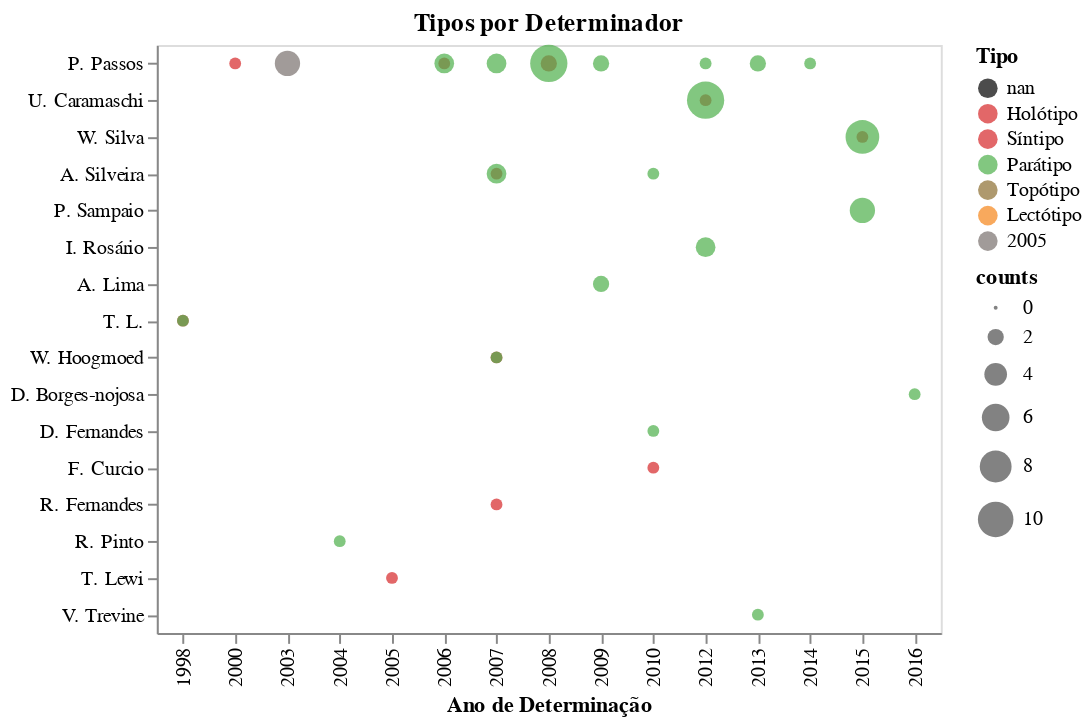

The code cell stored with this chart in its notebook:
### Markdown cell above
## types and non-types per determiner

### Code cell
g1 = alt.Chart(counts[counts['type_status'] != 'nan'], title='Tipos por Determinador', 
               height=300, width=400).mark_circle().encode(
    x = alt.X('ano_determinacao:O', title='Ano de Determinação'),
    y = alt.Y('determinator_full_name:N', title='', 
             sort= alt.EncodingSortField(field= 'counts', op='sum', order='descending')),
    color = alt.Color('type_status:N', title='Tipo', 
                     scale = alt.Scale(domain=list(type_color.keys()), range= list(type_color.values()))), 
    size = alt.Size('counts:Q'), 
    tooltip = alt.Tooltip(['determinator_full_name', 'type_status', 'ano_determinacao', 'counts'])
)

# saving graph
g1.save('./graphs/tipo/tipos_por_determinador.html')


g1

### Figure 1 — Vega-Lite specification as saved in the notebook (floating-point values rounded to 4 significant figures)
{"config": {"view": {"continuousWidth": 400, "continuousHeight": 300}}, "data": {"name": "data-b453cde96480829eb6deb0e3be6e8800"}, "mark": "circle", "encoding": {"color": {"type": "nominal", "field": "type_status", "scale": {"domain": ["nan", "Holótipo", "Síntipo", "Parátipo", "Topótipo", "Lectótipo", "2005"], "range": ["#000000", "#d62728", "#d62729", "#4daf4a", "#8c6d31", "#f58518", "#79706e"]}, "title": "Tipo"}, "size": {"type": "quantitative", "field": "counts"}, "tooltip": [{"type": "nominal", "field": "determinator_full_name"}, {"type": "nominal", "field": "type_status"}, {"type": "quantitative", "field": "ano_determinacao"}, {"type": "quantitative", "field": "counts"}], "x": {"type": "ordinal", "field": "ano_determinacao", "title": "Ano de Determinação"}, "y": {"type": "nominal", "field": "determinator_full_name", "sort": {"field": "counts", "op": "sum", "order": "descending"}, "title": ""}}, "height": 300, "title": "Tipos por Determinador", "width": 400, "$schema": "https://vega.github.io/schema/vega-lite/v4.8.1.json", "datasets": {"data-b453cde96480829eb6deb0e3be6e8800": [{"determinator_full_name": "A. Lima", "type_status": "Parátipo", "ano_determinacao": 2009.0, "counts": 2}, {"determinator_full_name": "A. Silveira", "type_status": "Holótipo", "ano_determinacao": 2007.0, "counts": 1}, {"determinator_full_name": "A. Silveira", "type_status": "Parátipo", "ano_determinacao": 2007.0, "counts": 3}, {"determinator_full_name": "A. Silveira", "type_status": "Parátipo", "ano_determinacao": 2010.0, "counts": 1}, {"determinator_full_name": "D. Borges-nojosa", "type_status": "Parátipo", "ano_determinacao": 2016.0, "counts": 1}, {"determinator_full_name": "D. Fernandes", "type_status": "Parátipo", "ano_determinacao": 2010.0, "counts": 1}, {"determinator_full_name": "F. Curcio", "type_status": "Holótipo", "ano_determinacao": 2010.0, "counts": 1}, {"determinator_full_name": "I. Rosário", "type_status": "Parátipo", "ano_determinacao": 2012.0, "counts": 3}, {"determinator_full_name": "P. Passos", "type_status": "2005", "ano_determinacao": 2003.0, "counts": 5}, {"determinator_full_name": "P. Passos", "type_status": "Holótipo", "ano_determinacao": 2000.0, "counts": 1}, {"determinator_full_name": "P. Passos", "type_status": "Holótipo", "ano_determinacao": 2006.0, "counts": 1}, {"determinator_full_name": "P. Passos", "type_status": "Holótipo", "ano_determinacao": 2008.0, "counts": 2}, {"determinator_full_name": "P. Passos", "type_status": "Parátipo", "ano_determinacao": 2006.0, "counts": 3}, {"determinator_full_name": "P. Passos", "type_status": "Parátipo", "ano_determinacao": 2007.0, "counts": 3}, {"determinator_full_name": "P. Passos", "type_status": "Parátipo", "ano_determinacao": 2008.0, "counts": 11}, {"determinator_full_name": "P. Passos", "type_status": "Parátipo", "ano_determinacao": 2009.0, "counts": 2}, {"determinator_full_name": "P. Passos", "type_status": "Parátipo", "ano_determinacao": 2012.0, "counts": 1}, {"determinator_full_name": "P. Passos", "type_status": "Parátipo", "ano_determinacao": 2013.0, "counts": 2}, {"determinator_full_name": "P. Passos", "type_status": "Parátipo", "ano_determinacao": 2014.0, "counts": 1}, {"determinator_full_name": "P. Sampaio", "type_status": "Parátipo", "ano_determinacao": 2015.0, "counts": 5}, {"determinator_full_name": "R. Fernandes", "type_status": "Holótipo", "ano_determinacao": 2007.0, "counts": 1}, {"determinator_full_name": "R. Pinto", "type_status": "Parátipo", "ano_determinacao": 2004.0, "counts": 1}, {"determinator_full_name": "T. L.", "type_status": "Holótipo", "ano_determinacao": 1998.0, "counts": 1}, {"determinator_full_name": "T. L.", "type_status": "Parátipo", "ano_determinacao": 1998.0, "counts": 1}, {"determinator_full_name": "T. Lewi", "type_status": "Holótipo", "ano_determinacao": 2005.0, "counts": 1}, {"determinator_full_name": "U. Caramaschi", "type_status": "Holótipo", "ano_determinacao": 2012.0, "counts": 1}, {"determinator_full_name": "U. Caramaschi", "type_status": "Parátipo", "ano_determinacao": 2012.0, "counts": 11}, {"determinator_full_name": "V. Trevine", "type_status": "Parátipo", "ano_determinacao": 2013.0, "counts": 1}, {"determinator_full_name": "W. Hoogmoed", "type_status": "Holótipo", "ano_determinacao": 2007.0, "counts": 1}, {"determinator_full_name": "W. Hoogmoed", "type_status": "Parátipo", "ano_determinacao": 2007.0, "counts": 1}, {"determinator_full_name": "W. Silva", "type_status": "Holótipo", "ano_determinacao": 2015.0, "counts": 1}, {"determinator_full_name": "W. Silva", "type_status": "Parátipo", "ano_determinacao": 2015.0, "counts": 9}]}}
